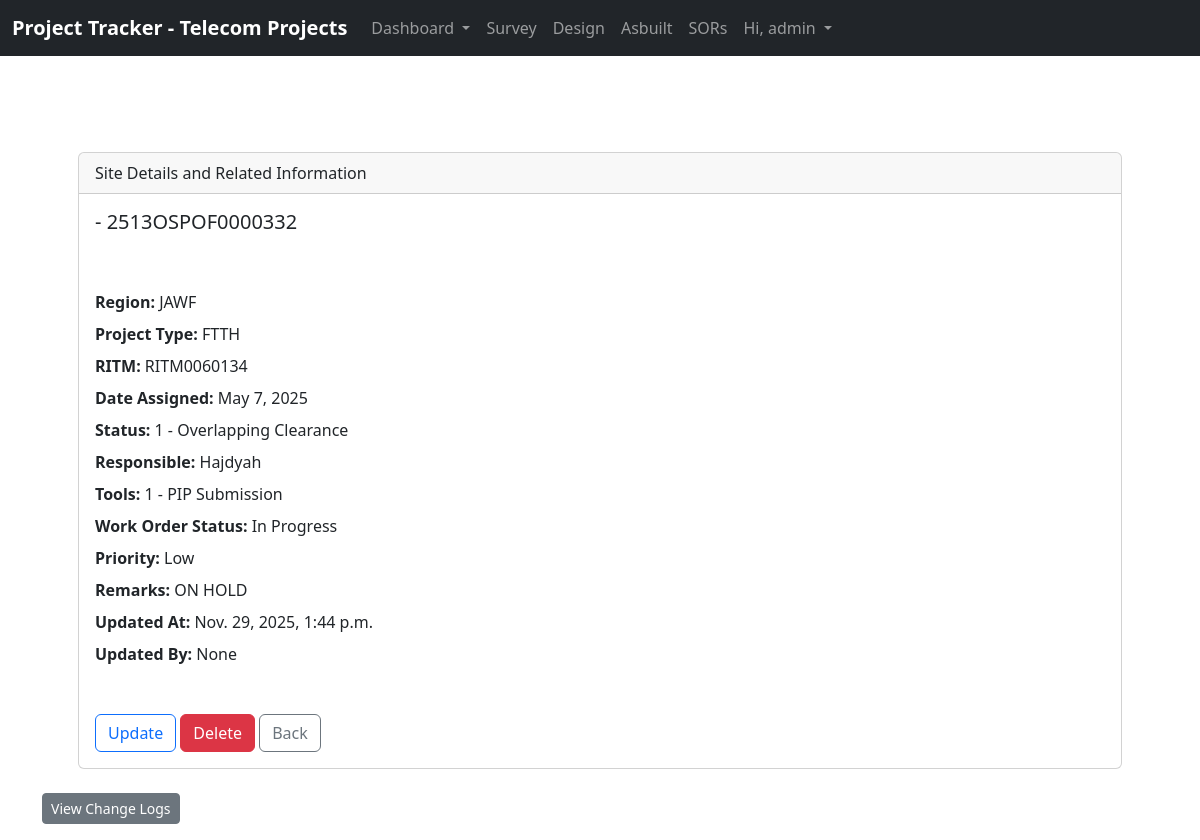
Before: /survey/602/ (signed in) with the older database file.
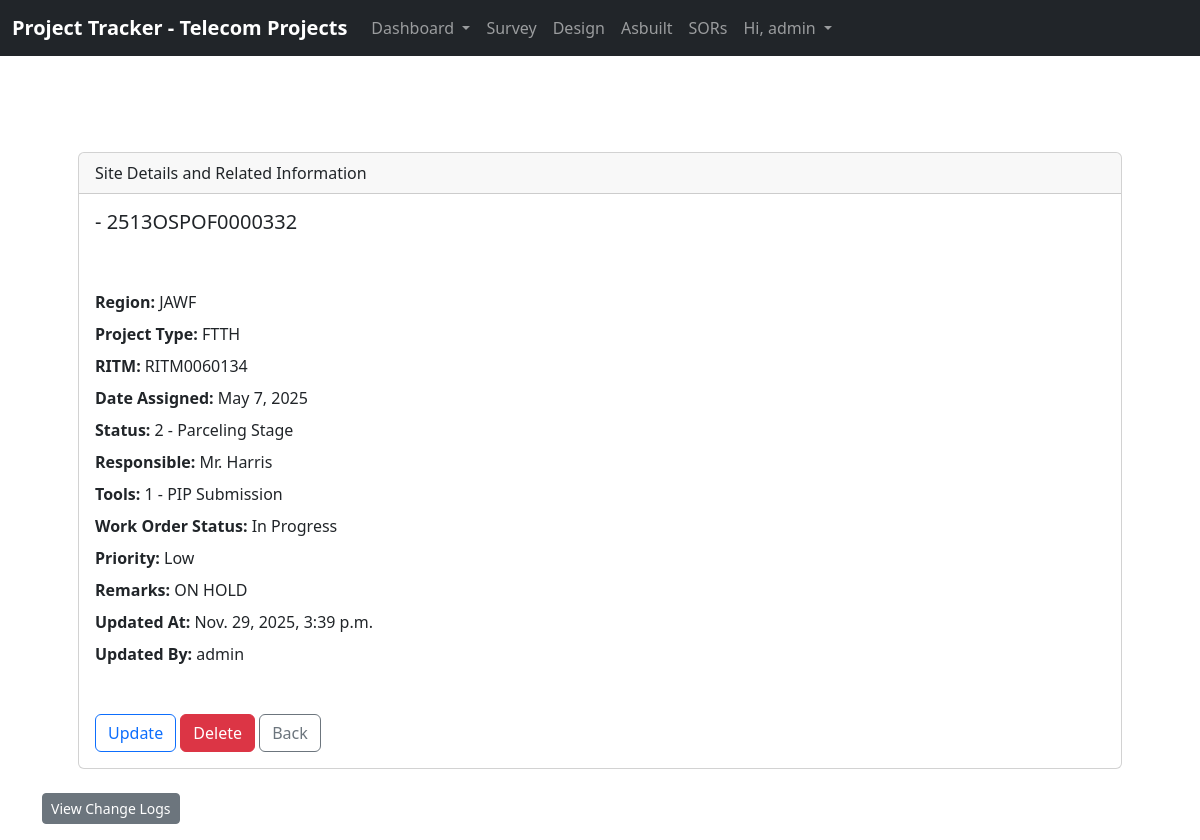
After: the same page with the newer database file.
### website/models.py (models this page shows, shortened)
class survey(models.Model):
    cluster_name = models.CharField(max_length=200, blank=True)
    work_order = models.CharField(max_length=16)
    region = models.CharField(max_length=20, blank=True)
    project_type = models.CharField(max_length=20, blank=True)
    RITM = models.CharField(max_length=11)
    target_area = models.IntegerField(blank=True, null=True)
    date_assigned = models.DateField()
    status = models.CharField(max_length=50)
    responsible = models.CharField(max_length=100)
    tools = models.CharField(max_length=50)
    wo_status = models.CharField(max_length=50)
    priority = models.CharField(max_length=20)
    remarks = models.TextField(blank=True)
    updated_at = models.DateTimeField(auto_now=True)
    updated_by = models.ForeignKey(
        User, on_delete=models.SET_NULL, null=True, blank=True
    )

### website/views.py (the view)
# urls.py: path('survey/<int:pk>/', views.survey_detail, name='survey_detail'),
def survey_detail(request, pk):
    if request.user.is_authenticated:
        survey_record = survey.objects.get(id=pk)
        logs = ActivityLog.objects.filter(
            content_type=ContentType.objects.get_for_model(survey),
            object_id=survey_record.id
        ).order_by('-timestamp')
        return render(request, 'survey_detail.html', {
            'survey_record': survey_record,
            'logs': logs
        })
    else:
        messages.error(request, "You must be logged in to View that page.")
        return redirect('home')

### website/templates/survey_detail.html (shortened to what this page needs)
{% extends 'base.html' %}
{% load tz %}
{% block content %}
<br><br>
<div class="container my-4 px-5">
    <div class="card">
        <div class="card-header">
            Site Details and Related Information
        </div>
        <div class="card-body">
            <h5 class="card-title">{{ survey_record.cluster_name }} - {{ survey_record.work_order }}
            </h5>
            <p class="card-text py-3">
            <div class="mb-2"><strong>Region: </strong> {{ survey_record.region }}</div>
            <div class="mb-2"><strong>Project Type: </strong> {{ survey_record.project_type }}</div>
            <div class="mb-2"><strong>RITM: </strong> {{ survey_record.RITM }}</div>
            <div class="mb-2"><strong>Date Assigned: </strong> {{ survey_record.date_assigned }}</div>
            <div class="mb-2"><strong>Status: </strong> {{ survey_record.status }}</div>
            <div class="mb-2"><strong>Responsible: </strong> {{ survey_record.responsible }}</div>
            <div class="mb-2"><strong>Tools: </strong> {{ survey_record.tools }}</div>
            <div class="mb-2"><strong>Work Order Status: </strong> {{ survey_record.wo_status }}</div>
            <div class="mb-2"><strong>Priority: </strong> {{ survey_record.priority }}</div>
            <div class="mb-2"><strong>Remarks: </strong> {{ survey_record.remarks }}</div>
            <div class="mb-2"><strong>Updated At: </strong> {{ survey_record.updated_at }}</div>
            <div class="mb-2"><strong>Updated By: </strong> {{ survey_record.updated_by }}</div><br>
            </p>
            <a href="{% url 'update_survey_record' survey_record.id %}" class="btn btn-outline-primary">Update</a>
            <button type="button" class="btn btn-danger" data-bs-toggle="modal" data-bs-target="#deleteConfirmModal">
                Delete
            </button>
            <a class="btn btn-outline-secondary" aria-current="page" href="{% url 'survey' %}">Back</a>
        </div>
    </div>
</div>
<div class="container mt-4">
    <button class="btn btn-secondary mb-3 btn-sm" type="button" data-bs-toggle="collapse"
        data-bs-target="#activityLogs">
        View Change Logs
    </button>
</div>
{% endblock %}

Changed rows visible on the page:
changed survey "2513OSPOF0000332": status "1 - Overlapping Clearance" → "2 - Parceling Stage"; responsible "Hajdyah" → "Mr. Harris"; updated_at "Nov. 29, 2025, 1:44 p.m." → "Nov. 29, 2025, 3:39 p.m."; updated_by "None" → "admin"
